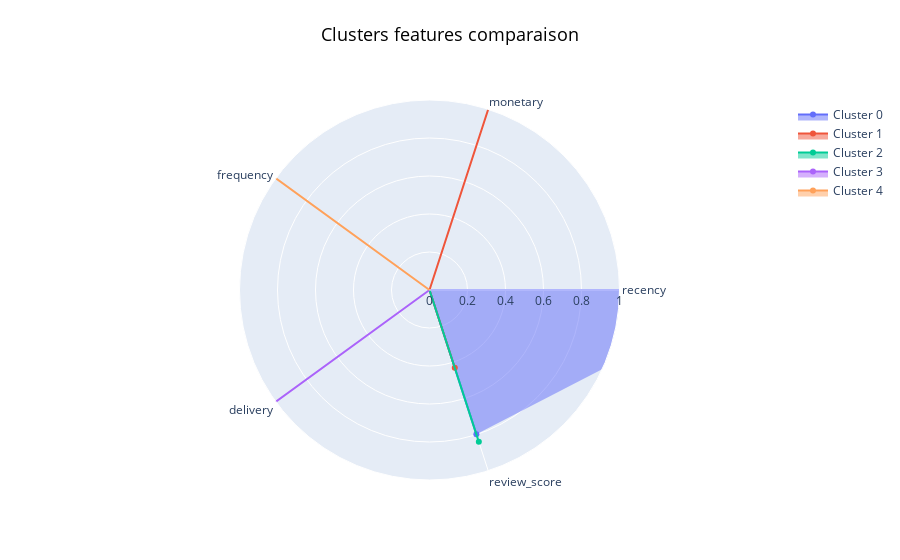

The cell this chart's notebook holds for it:
### Code cell
plot_radars(data=X_scaled_clusters,
            group="kmeans_label")

### Figure 1 — Plotly figure (JSON) as saved in the notebook; plotly's stock layout.template omitted (floating-point values rounded to 4 significant figures)
{"data": [{"fill": "toself", "name": "Cluster 0", "r": [1.713, -0.6244, -0.5325, -0.5059, 0.7985], "theta": ["recency", "monetary", "frequency", "delivery", "review_score"], "type": "scatterpolar"}, {"fill": "toself", "name": "Cluster 1", "r": [-0.08128, 1.965, -0.4645, -0.008404, 0.4303], "theta": ["recency", "monetary", "frequency", "delivery", "review_score"], "type": "scatterpolar"}, {"fill": "toself", "name": "Cluster 2", "r": [-1.427, -0.6282, -0.5397, -0.8808, 0.8404], "theta": ["recency", "monetary", "frequency", "delivery", "review_score"], "type": "scatterpolar"}, {"fill": "toself", "name": "Cluster 3", "r": [-0.1252, -0.5781, -0.4622, 1.921, -1.85], "theta": ["recency", "monetary", "frequency", "delivery", "review_score"], "type": "scatterpolar"}, {"fill": "toself", "name": "Cluster 4", "r": [-0.08001, -0.1347, 1.999, -0.5262, -0.2191], "theta": ["recency", "monetary", "frequency", "delivery", "review_score"], "type": "scatterpolar"}], "layout": {"polar": {"radialaxis": {"range": [0, 1], "visible": true}}, "showlegend": true, "title": {"font": {"color": "black", "size": 18}, "text": "Clusters features comparaison", "x": 0.5, "xanchor": "center", "y": 0.95, "yanchor": "top"}}}
